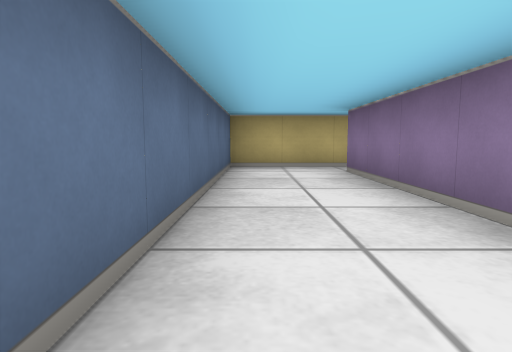
[1] (above)

17 first-person views from a walk through a cub3D ray-caster map. The camera is about half as high as the walls, tilts 6° down and sees 75° across. The floor is counted in squares. Each view is taken from the middle of a square. On the plan, view 1 faces up. The plan holds only what a view shows up to about 9 squares ahead; the rest is blank.

[2]
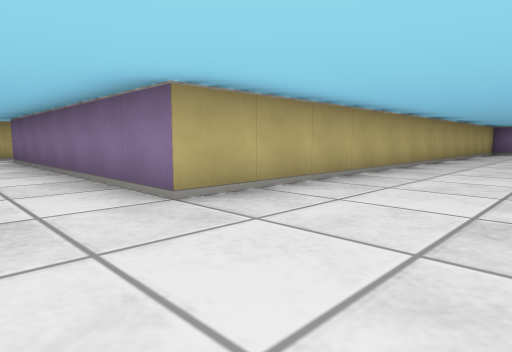

[3]
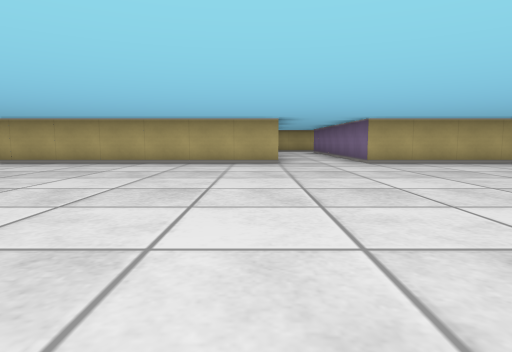

[4]
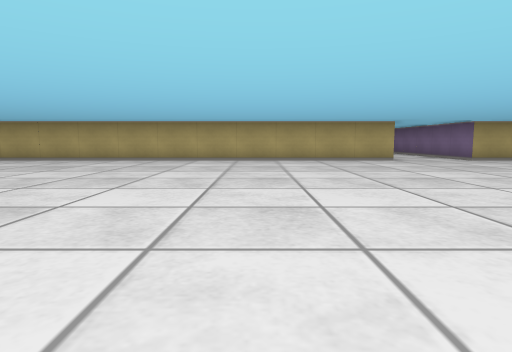

[5]
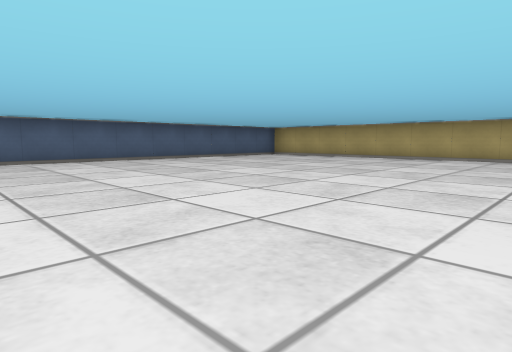

[6]
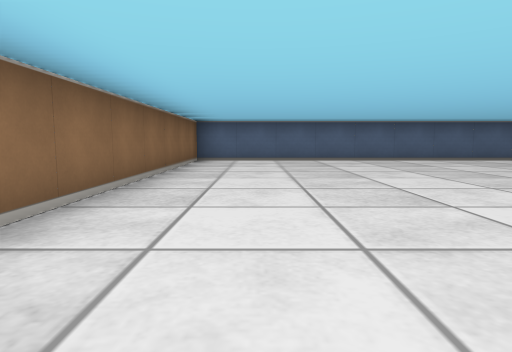

[7]
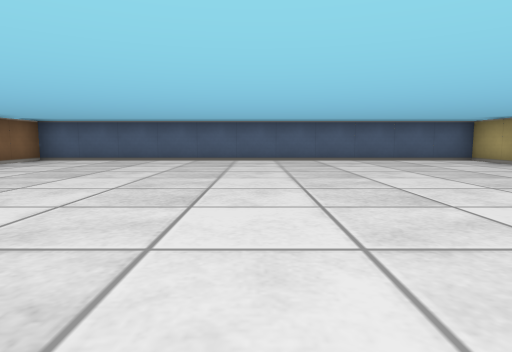

[8]
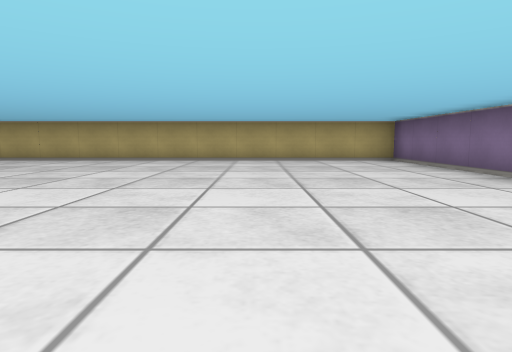

[9]
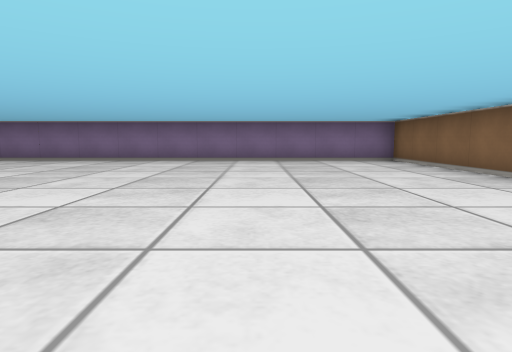

[10]
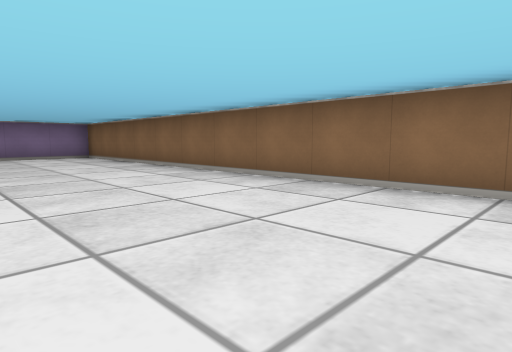

[11]
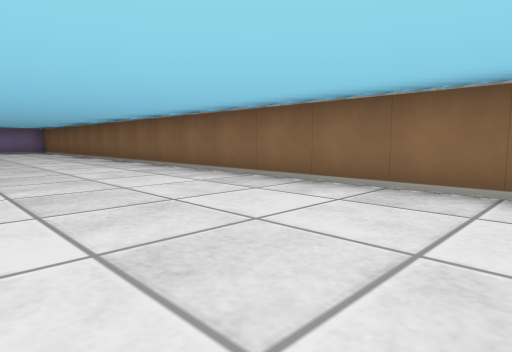

[12]
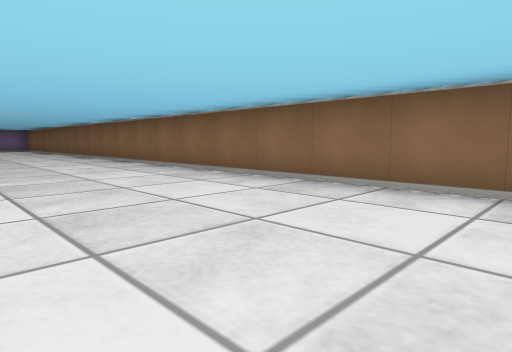

[13]
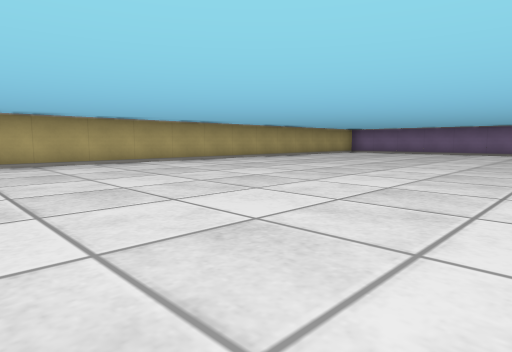

[14]
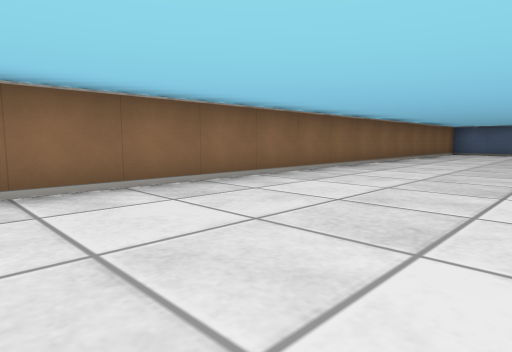

[15]
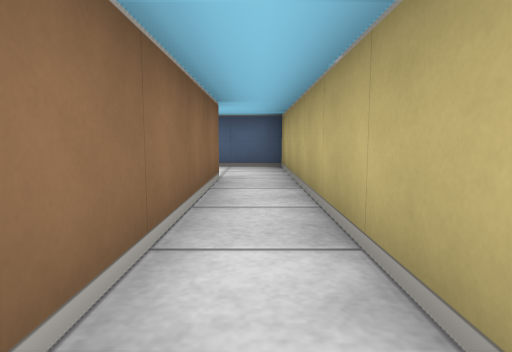

[16]
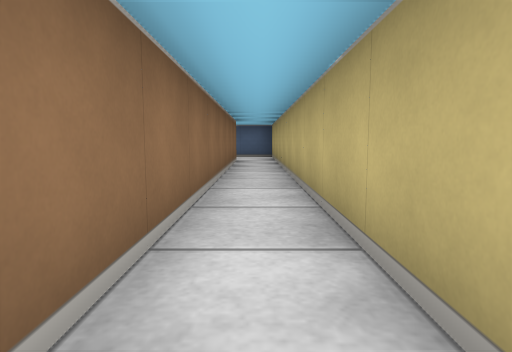

[17]
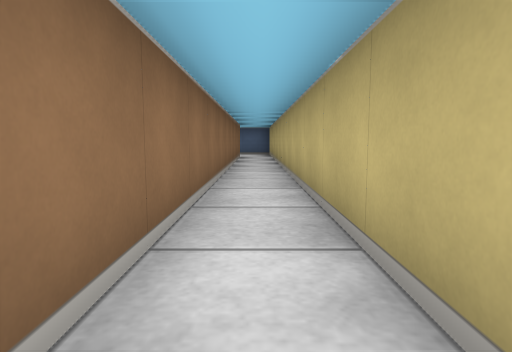

### Floor plan
Points are (right, up) in squares from view 1. A wall is a line through its corners. A room is listed if a view was taken in it or the views show most of it. See-through windows are left out.
Room 1 (views 1, 2, 3, 4, 5, 6, 7, 8, 9, 10, 11, 12, 13, 14)
walls: (-0.4, -1.5) (-10.6, -1.5); (-12.1, -1.5) (-13.5, -1.5) (-13.5, -12.5) (14.5, -12.5) (14.5, -1.5) (1.5, -1.5) (1.5, 5.5); (1.5, 6.5) (-0.5, 6.5) (-0.5, 0.5)
ways out: opening at (1, 6) to room 2
Room 2 (views 15, 16, 17)
walls: (11.5, 6.5) (1.5, 6.5); (1.5, 5.5) (11.5, 5.5)
ways out: opening at (1, 6) to room 1

Where each view was taken, in squares from view 1:
view 1: 0 up, 0 right, facing up
view 2: 4 down, 0 right, facing up-right
view 3: 9 down, 1 left, facing up
view 4: 10 down, 4 left, facing up
view 5: 11 down, 5 left, facing up-left
view 6: 11 down, 5 left, facing left
view 7: 7 down, 5 left, facing left
view 8: 10 down, 11 right, facing up
view 9: 9 down, 6 right, facing right
view 10: 9 down, 4 right, facing down-right
view 11: 9 down, 1 left, facing down-right
view 12: 9 down, 4 left, facing down-right
view 13: 9 down, 1 right, facing up-right
view 14: 9 down, 0 right, facing down-left
view 15: 6 up, 6 right, facing left
view 16: 6 up, 10 right, facing left
view 17: 6 up, 12 right, facing left
